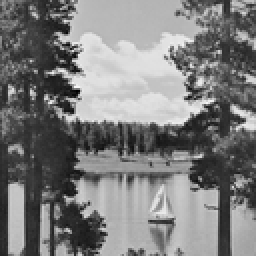
%> input picture Course Project/data/lake.png, 128 x 128 px, shrunk from 512 x 512 before the run (shown 2 times larger)
$ octave main.m   (GNU Octave 9; MATLAB toolbox functions it lacks are replaced by stand-ins)
%> lines starting %> are read from the running program, lines starting %| are printed output that depends on the picture
### Course Project/code_statistical_cs/sense.m
% function to sense the signal. Here y represents the sensed signal and
% cnt represents a matrix which counts the number of times a pixel is
% measured and will be used for avergaing later
function [y, cnt] = sense(x, seed, ratio)
    [rows cols] = size(x);
    y = zeros(floor(ratio*64), (rows-7)*(cols-7));
    iter = 1;
    cnt = zeros(size(x));
    rng(seed);
    for i=1:rows-7
        for j=1:cols-7
            phi = randn(floor(ratio*64), 64);
            patch = x(i:i+7, j:j+7);
            y(:, iter) = phi*patch(:);
            iter=iter+1;
            cnt(i:i+7, j:j+7) = cnt(i:i+7, j:j+7)+1;
        end
    end
end

### Course Project/code_statistical_cs/scs.m
% Returns the estimated gaussian model parameters
function [mu, sigma] = scs(y, seed, ratio, num_gaussians)
    num_iterations = 3;
    num_cols = size(y,2);
    [mu, sigma] = init(num_gaussians);
    model_set = containers.Map;

    % A map that contains set of signals which belong to ith gaussian model
    for i=1:num_gaussians
        model_set(int2str(i)) = zeros(1); % simple initialization, zeros will later be deleted
    end

    for iter=1:num_iterations
        % E-step
        rng(seed);
        for elem=1:num_cols
            phi = randn(floor(ratio*64), 64);
            prev_best_likelihood = -1e10;
            best_idx = 0;
            best_x_est = zeros(64, 1);
            for model_idx=1:num_gaussians
                sigma_j = reshape(sigma(:, model_idx), 64, 64);
                linear_decoder = sigma_j*phi'*inv(phi*sigma_j*phi');
                x_est(:, model_idx) = linear_decoder*y(:, elem)-linear_decoder*phi*mu(:, model_idx);
                log_likelihood = -log(det(sigma_j))-x_est(:, model_idx)'*inv(sigma_j)*x_est(:, model_idx);
                if prev_best_likelihood<log_likelihood
                    best_idx = model_idx;
                    best_x_est = x_est(:, model_idx)+mu(:, model_idx);
                    prev_best_likelihood = log_likelihood;
                end
            end
            model_set(int2str(best_idx)) = [model_set(int2str(best_idx)); best_x_est];
        end

        if iter==1  %remove the zero which was used for initialization
            for i=1:num_gaussians
                temp = model_set(int2str(i));
                temp = temp(2:end);
                model_set(int2str(i)) = temp;
            end
        end
        % M-step
        for model_idx=1:num_gaussians
            temp = model_set(int2str(model_idx));
            if size(temp, 2)>0
                temp = reshape(temp, 64, length(temp)/64);
                mu(:, model_idx) = mean(temp, 2);
                cov_matrix = cov(temp')+1e-3*eye(64);
                sigma(:, model_idx) = reshape(cov_matrix/(size(temp,2)), 64*64,1);
            end
        end
    end
end

### Course Project/code_statistical_cs/reconstruct.m
% returns the estimated signal using the given gaussian model parameters
% reconstructs using linear decoder and MAP estimation
function x_est = reconstruct(y, seed, ratio, num_gaussians, mu, sigma, rows, cols)
    iter = 1;
    rng(seed);
    x_est = zeros(rows, cols);
    for i=1:rows-7
        for j=1:cols-7
            phi = randn(floor(ratio*64), 64);
            prev_best_likelihood = -1e10;
            best_idx = 0;
            best_x_est = zeros(64, 1);
            for model_idx=1:num_gaussians
                sigma_j = reshape(sigma(:, model_idx), 64, 64);
                linear_decoder = sigma_j*phi'*inv(phi*sigma_j*phi');
                patch = linear_decoder*y(:, iter)-linear_decoder*phi*mu(:, model_idx);
                log_likelihood = -log(det(sigma_j))-patch'*inv(sigma_j)*patch;
                if prev_best_likelihood<log_likelihood
                    best_idx = model_idx;
                    best_x_est = patch+mu(:, model_idx);
                    prev_best_likelihood = log_likelihood;
                end
            end
            x_est(i:i+7, j:j+7) = x_est(i:i+7, j:j+7) + reshape(best_x_est, 8, 8);
            iter=iter+1;
        end
    end
end

### Course Project/code_statistical_cs/init.m
% EM-MAP initialization. Returns initial estimate of sigma and mu.
% ith element in sigma is vector form of ith gaussian's sigma matrix estimate
% size(mu) = (64,19), size(sigma) = (64*64, 19)
function [mu, sigma] = init(num_gaussians)
    rng(5);
    sigma = zeros(64*64, num_gaussians);
    angles = pi*randn(num_gaussians, 1); %generates 19 random angles
    for l=1:num_gaussians
        theta = angles(l);
        X = ones(49, 49);
        for i=1:49
            for j=1:49
                if ((i-24)-(j-24)*tan(theta))<=1e-10
                    X(i,j)=0;
                end
            end
        end

        patch = zeros(64, 30);
        iter=1;
        for i=17:31
           patch_elem = X(i-3:i+4, 21:28);
           patch(:, iter) = patch_elem(:);
           iter = iter+1;
        end
        for j=17:31
           patch_elem = X(21:28, j-3:j+4);
           patch(:, iter) = patch_elem(:);
           iter = iter+1;
        end

        avg = mean(patch, 2);
        cov_matrix = zeros(64, 64);
        for i=1:30
            cov_matrix = cov_matrix + (patch(:, i)-avg)*(patch(:, i)-avg)';
        end
        cov_matrix = cov_matrix/(29)+1e-3*eye(64,64);
        sigma(:, l) = cov_matrix(:); % cov-matrix flattened and saved
    end
    mu = zeros(64, num_gaussians);
end

### Course Project/code_statistical_cs/main.m
clear all
clc
tic;

% change the name to lena, house or peppers to test other images
% for each iteration it takes almost 6mins and almost 40 mins
% for whole code to run
x = imread("../data/lake.png");
%> x is the input picture: size 128x128x3 uint8; min 2, max 248, mean 124.4
x = imresize(x, 0.25); % image rescaled to 1/4 for faster reconstruction
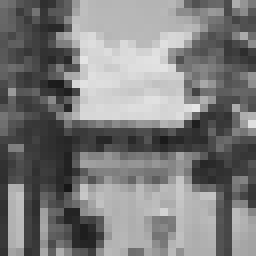
%> x: size 32x32x3 uint8 (shown 8 times larger); min 23, max 229, mean 124.4
x = double(rgb2gray(x));
%> x: size 32x32 double
ratio = [0.2, 0.25, 0.3, 0.4, 0.5, 0.6];

for i=1:length(ratio)
    seed = 1;
    [y, cnt] = sense(x, seed, ratio(i));
    %y is the sensed signal and cnt is a 128*128 matrix where (i,j) element
    %is the number of times (i,j) pixel was reconstructed. Cnt will later
    %be used for averaging

    num_gaussians = 19;
%> (the run ends here)
